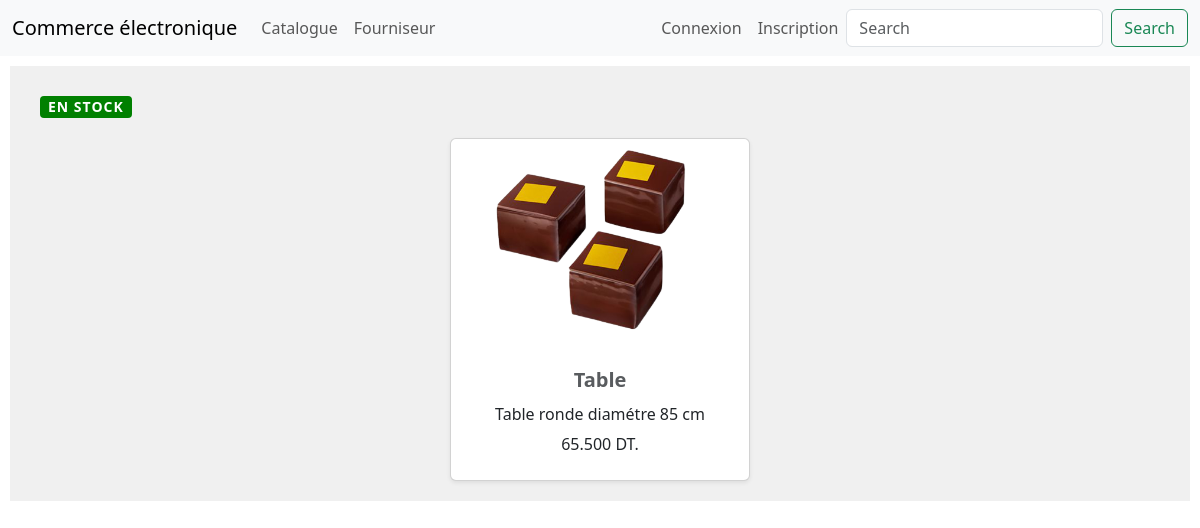
/magasin/detail/3/, run on the app's committed database.
### magasin/models.py (models this page shows, shortened)
class Produit(models.Model):
    TYPE_CHOICES=[('em','emballé'),('fr','Frais'),('cs','Conserve')]
    libellé=models.CharField(max_length =100)
    description=models.TextField(default='Non définie')
    prix=models.DecimalField(max_digits=10,decimal_places=3,default=0)
    type=models.CharField(max_length=2,choices=TYPE_CHOICES,default='em')
    img=models.ImageField(blank=True,upload_to='media/')
    categorie=models.ForeignKey('Categorie',on_delete=models.CASCADE,null=True)
    fournisseur=models.ForeignKey('Fournisseur',on_delete=models.CASCADE,null=True)

### magasin/views.py (the view)
# urls.py: path('detail/<int:pk>/',TaskDetail.as_view(),name='detail'),
class TaskDetail(DetailView):
    model = Produit
    context_object_name = 'produit'

### magasin/templates/magasin/produit_detail.html (shortened to what this page needs)
{% include 'base.html' %}
{% block content %}
<article class="produit">
<header>
<span class="badge {% if produit.completed %}badge-completed{% else %}badge-pending{%endif%}">
{% if produit.completed %} Completed {%else%} En stock {%endif%}
</span>
</header>
<center><div class="card shadow-sm">
<img src='/media/{{ produit.img }}' class="card-img-top" height="200px"  width="200px">
<div class="card-body">
<figcaption class="figure-caption">
{{produit.libellé}}
</figcaption>
<p> {{produit.description}} </p>
<p> {{produit.prix}} DT. </p>
</div></div></center>
</article>
{% endblock content %}

### magasin/templates/magasin/produit_detail.html (style rules this page uses)
.produit { background-color: #f0f0f0; padding: 20px; margin: 10px; }
.badge { padding: 4px 8px; border-radius: 4px; font-size: 14px; font-weight: 600; text-transform: uppercase; letter-spacing: 1px; margin-left: 10px; }
.badge-pending { background-color: rgb(0, 128, 0); color: white; }
.card { width: 300px; margin-top: 20px; }
.card-img-top { object-fit: cover; height: 200px; width: 290px; }
.card-body { padding: 16px; }
.figure-caption { font-size: 20px; font-weight: 600; margin-top: 10px; margin-bottom: 8px; }
.card-body p { font-size: 16px; line-height: 1.4; margin-bottom: 8px; }

### data on the page
Produit: img (picture), libellé "Table", description "Table ronde diamétre 85 cm", prix "65.500"
